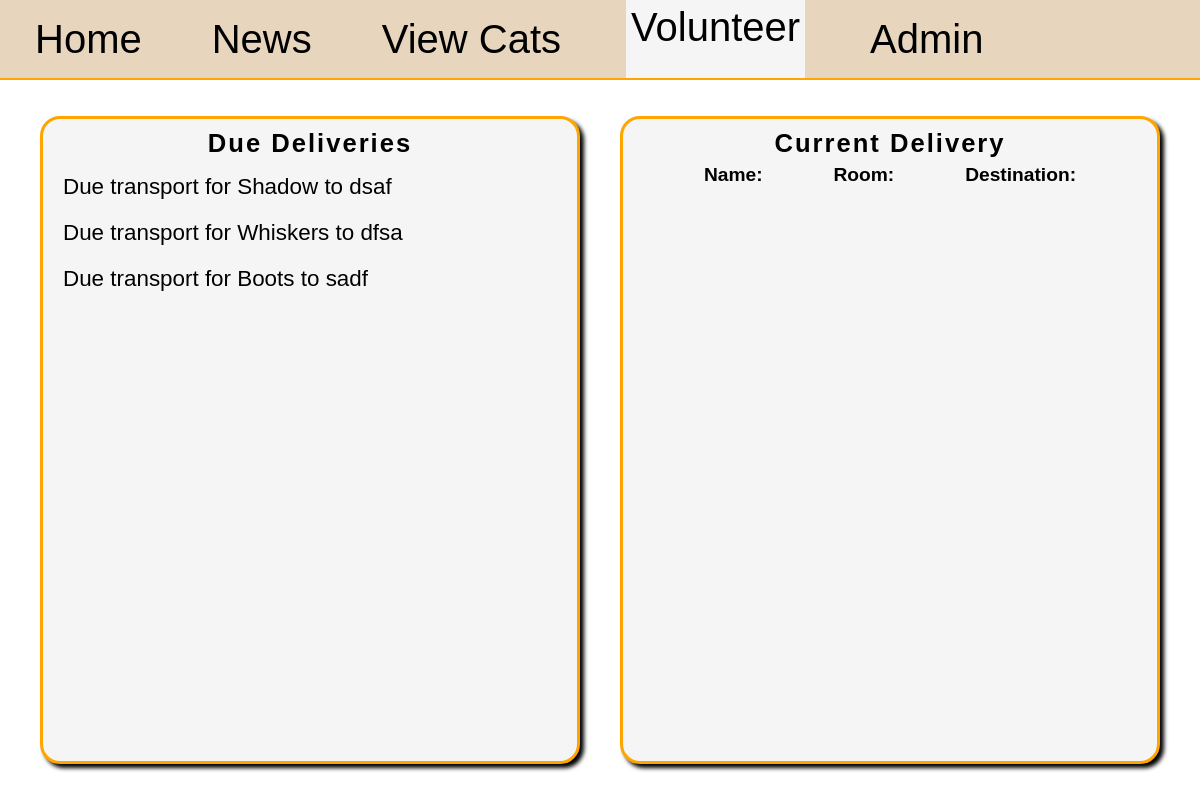
Screenshot of /is_volunteer/1/0 with the database file from the repository.
### db_management.py (models this page shows)
class AdoptionFormReview(db.Model):
    id = db.Column(db.Integer, primary_key=True)
    status = db.Column(db.String(30), nullable=False)
    reason = db.Column(db.String(30))
    form_id = db.Column(
        db.Integer,
        db.ForeignKey("adoption_form.id"),
        unique=True,
        nullable=False,
    )

class Cat(db.Model):
    id = db.Column(db.Integer, primary_key=True)
    name = db.Column(db.String(25), nullable=False)
    bio = db.Column(db.String(100), nullable=False)
    age = db.Column(db.Integer, nullable=False)
    gender = db.Column(db.String(1), nullable=False)
    image = db.Column(db.String(100))
    room = db.Column(db.String(2))
    adopted = db.Column(db.Boolean, nullable=False, default=False)
    forms = db.relationship("AdoptionForm", backref="cat", lazy=True)
    transport = db.relationship(
        "CatTransport", backref="cat", lazy=True, uselist=False
    )

class AdoptionForm(db.Model):
    id = db.Column(db.Integer, primary_key=True)
    address = db.Column(db.String(30), nullable=False)
    other_pets = db.Column(db.Integer, nullable=False)
    reason = db.Column(db.String(100), nullable=False)
    cat_id = db.Column(db.Integer, db.ForeignKey("cat.id"), nullable=False)
    user_id = db.Column(db.Integer, db.ForeignKey("user.id"), nullable=False)
    review = db.relationship(
        "AdoptionFormReview", backref="form", uselist=False
    )

### main.py (the view)
@app.route("/is_volunteer/<int:id>/<int:clicked_id>")
def is_volunteer(id, clicked_id):
    user = User.query.get(id)
    adoption_reviews = AdoptionFormReview.query.filter(
        AdoptionFormReview.status != "Declined"
    ).all()
    clicked_form = AdoptionForm.query.get(clicked_id)
    for review in adoption_reviews:
        if (
            review.form.cat.transport
            and review.status != "Cat Delivered"
            and review.form.cat.transport.user_id == id
        ):
            adoption_form_id = review.form.id
            cat_id = review.form.cat.id
            return render_template(
                "is_volunteer.html",
                user=user,
                reviews=adoption_reviews,
                user_transport="True",
                cat_id=cat_id,
                form_id=adoption_form_id,
                clicked_form=False,
            )
        elif review.form.cat.transport and review.status != "Cat Delivered":
            adoption_reviews.pop(adoption_reviews.index(review))
    return render_template(
        "is_volunteer.html",
        user=user,
        reviews=adoption_reviews,
        user_transport="False",
        cat_id=0,
        form_id=0,
        clicked_form=clicked_form,
    )

### templates/is_volunteer.html (shortened to what this page needs)
{% extends "base.html" %}
{% block style %}
<link rel="stylesheet" href="{{ url_for('static', filename='is_volunteer.css') }}">
<link rel="stylesheet" href="https://cdnjs.cloudflare.com/ajax/libs/font-awesome/6.5.0/css/all.min.css">
{% endblock %}
{% block content %}
<main id="{{ user.id }}" data-clicked="{{ clicked_form.id }}" data-cat="{{ cat_id }}" data-transport="{{ user_transport }}" data-form="{{ form_id }}">
	<section id="deliveries-section">
		<h2>Due Deliveries</h2>
		{% for review in reviews %}
		{% if review.status != "Cat Delivered" %}
		<div class="cat-delivery-div">
			<p id="{{ review.form.id }}"class="cat-delivery">Due transport for {{ review.form.cat.name }} to {{ review.form.address }}</p>
		</div>
		{% endif %}
		{% endfor %}
	</section>
	<section id="stages-section">
		<h2>Current Delivery</h2>
		<div id="cat-info">
			<h3 id="cat-name">Name: </h3>
			<h3 id="cat-room">Room: </h3>
			<h3 id="cat-destination">Destination: </h3>
		</div>
	</section>
</main>
{% endblock %}

### static/styles.css (style rules this page uses)
* { margin: 0; padding: 0; box-sizing: border-box; font-family:Arial, Helvetica, sans-serif; }
html, body { width: 100vw; height: 100vh; font-size: 16px; }

### static/is_volunteer.css (style rules this page uses)
main { display: flex; align-items: center; justify-content: space-evenly; height: 90%; width: 100%; }
section { width: 45%; height: 90%; display: flex; flex-direction: column; align-items: center; background-color: whitesmoke; border: 3px solid orange; border-radius: 20px; padding: 10px; box-shadow: 4px 4px 4px black; transition: 0.3s ease-in-out; overflow-y: auto; position: relative; }
h2 { font-size: 1.6rem; letter-spacing: 2px; margin-bottom: 6px; }
h3 { font-size: 1.2rem; }
.cat-delivery-div { width: 100%; padding: 10px; font-size: 1.4rem; border-radius: 10px; display: flex; align-items: center; }
#cat-info { width: 100%; display: flex; align-items: center; justify-content: space-evenly; }

### rows the page displays
AdoptionFormReview: form.cat.name "Shadow", form.address "dsaf"
AdoptionFormReview: form.cat.name "Whiskers", form.address "dfsa"
AdoptionFormReview: form.cat.name "Boots", form.address "sadf"
